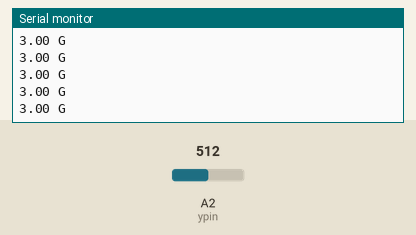
Recording of a sketch running on a simulated Arduino Uno, built with avr-gcc and run on an emulated ATmega328P. Shown: the last lines printed to the serial monitor. The inputs (shaded band) are chosen by the test bench; at power-on: A2 (ypin) = 512.

Above: at 1.2 s.
1.3 s: A2 (ypin) set to 716
At 1.39 s:
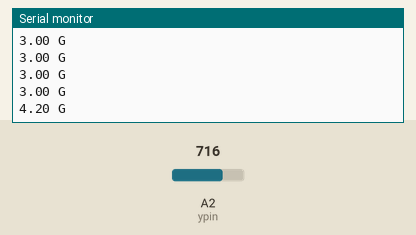
2.8 s: A2 (ypin) set to 900
At 2.85 s:
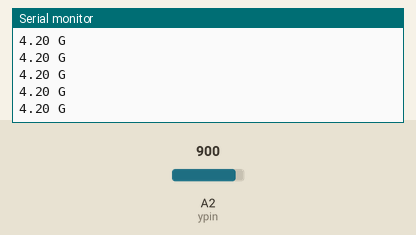
Timing chart, 0 to 5.8 s (numbered marks = the images above; inputs shaded):
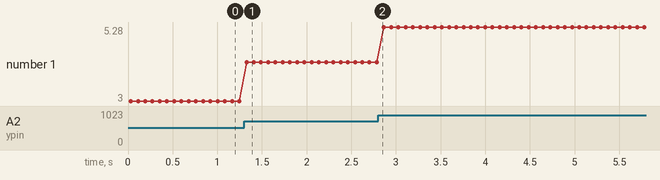

The sketch:

jump.ino
```cpp
/*
Jump arduino code with State design pattern
*/


#include <SoftwareSerial.h>
#define START 1 //Start state with 1 byte
#define LOOKFORJUMP 4 // LOOKFORJUMP state with 4 bytes
#define WAITING 8 // WAITING state with 8 bytes
SoftwareSerial mySerial(11, 12); // TX, RX ports on the arduino


const int ypin = A2;// y-axis port on the arduino
int y[3]; // array of size 3 to store values from the accelerometer
float y1, absy1, oldy1, change;
const byte RecJump = 0b100000; // byte for the recieving message from Java
const byte SendJump = 0b110100; // byte for the sending message from Java
byte modeJ = 0b11111111; // byte for default mode which is do nothing
const float ratio = 0.5; // constant change to compare to it

byte S = START; // create a byte for the state and intialize it to start state

void readY (float *y1) // function for reading the values from acc.
{
  y[0] = analogRead(ypin);
  delay(10);
  y[1] = analogRead(ypin);
  delay(10);
  y[2] = analogRead(ypin); // Reads three times for low pass filter
  delay(10);
  y[0] = y[1];
  y[1] = y[2];
  y[2] = analogRead(ypin);
  *y1 = (float)(y[0] + y[1] + y[2]) / 3; //applies low pass filter
}

void getG(float *ay1) // function for getting acceleration for acc. in Gs + 3
{
  float y1 ;
  int yvoltage;
  readY(&y1);
  yvoltage = map(y1, 0, 1023, 0, 6000); // maps values of 0 to 1024, to 0 to 6000
  *ay1 = (float)yvoltage / 1000; // divides by a 1000
}


void setup() {
  // initialize the serial communications:
  Serial.begin(9600);
  mySerial.begin(9600);
}
void loop() {
  if (mySerial.available()){
      modeJ = mySerial.read();
      if (modeJ == RecJump){S = LOOKFORJUMP;} // if you recieve message of the jump then the state will be equal to LOOKFORJUMP
      else {S = WAITING;} // if did not recieve, then the state is waiting till it recieves a message
  }
    getG(&y1); // gets acc in Gs + 3 of the Y axis
    Serial.print(y1);
    Serial.println(" G");
    change = abs(y1 - oldy1);
    //Serial.println(change);
    oldy1 = y1; // changes value of oldy1
    if (change >= ratio) { // if the new value is greater by 1.15 times the old value, that means the hand was raised
      if (S == LOOKFORJUMP){
        Serial.println("Jump!!");
        mySerial.write(SendJump); // writes to xbee that a jump has been detected
        delay(1500);
        getG(&y1); // get new reading from getG function
        oldy1 = y1; // equate the new y to the old to compare to it in the future
      }
    }
    delay(50);
}
```

Measured:
- after the input at 1.3 s, the serial monitor: prints a new line at once (image 1)
- plotted number 1: 3 → 4.2 after the input at 1.3 s, 4.2 → 5.28 after the input at 2.8 s
